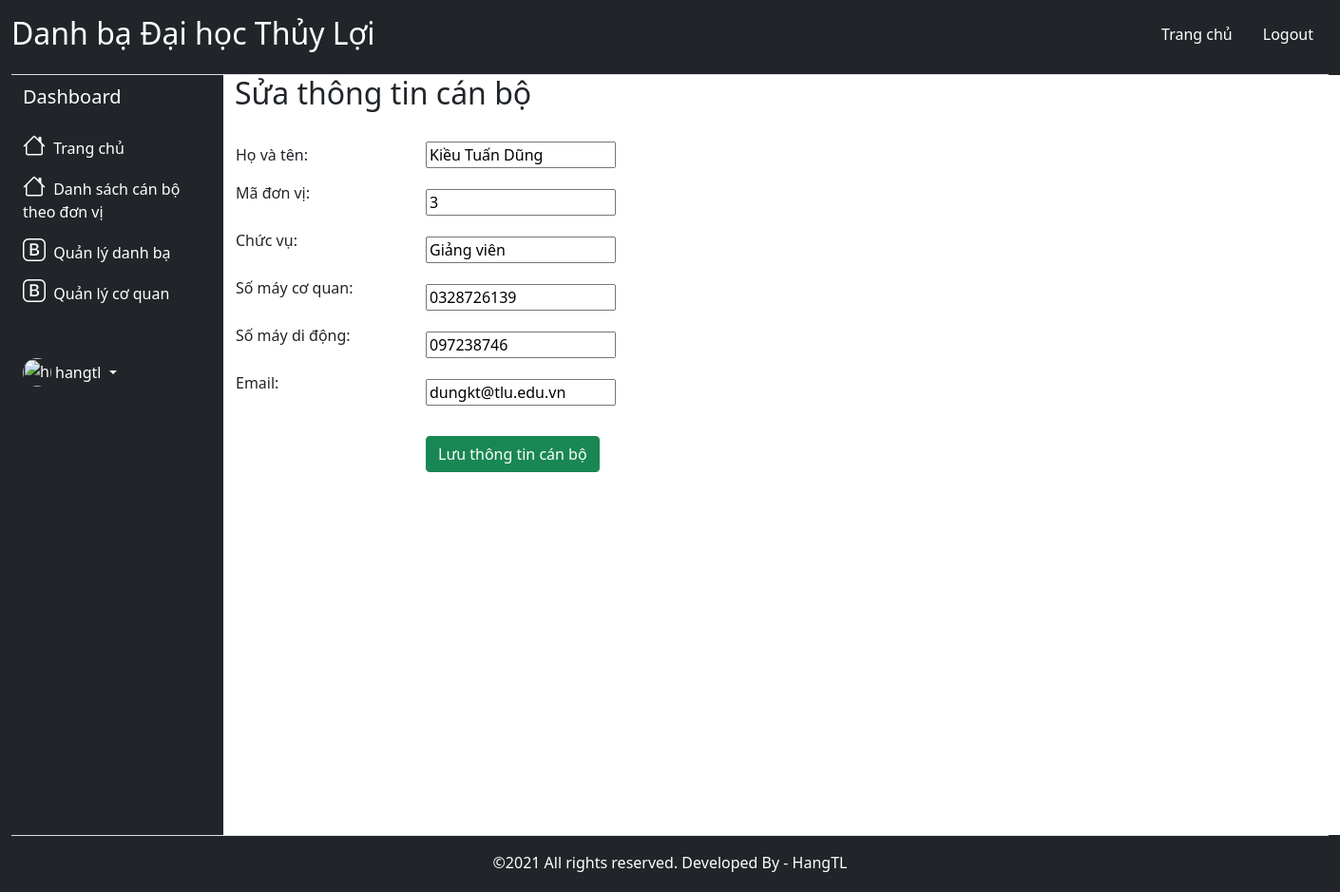
Before: /admin/editUser.php?myid=13 (signed in) with the older database file.
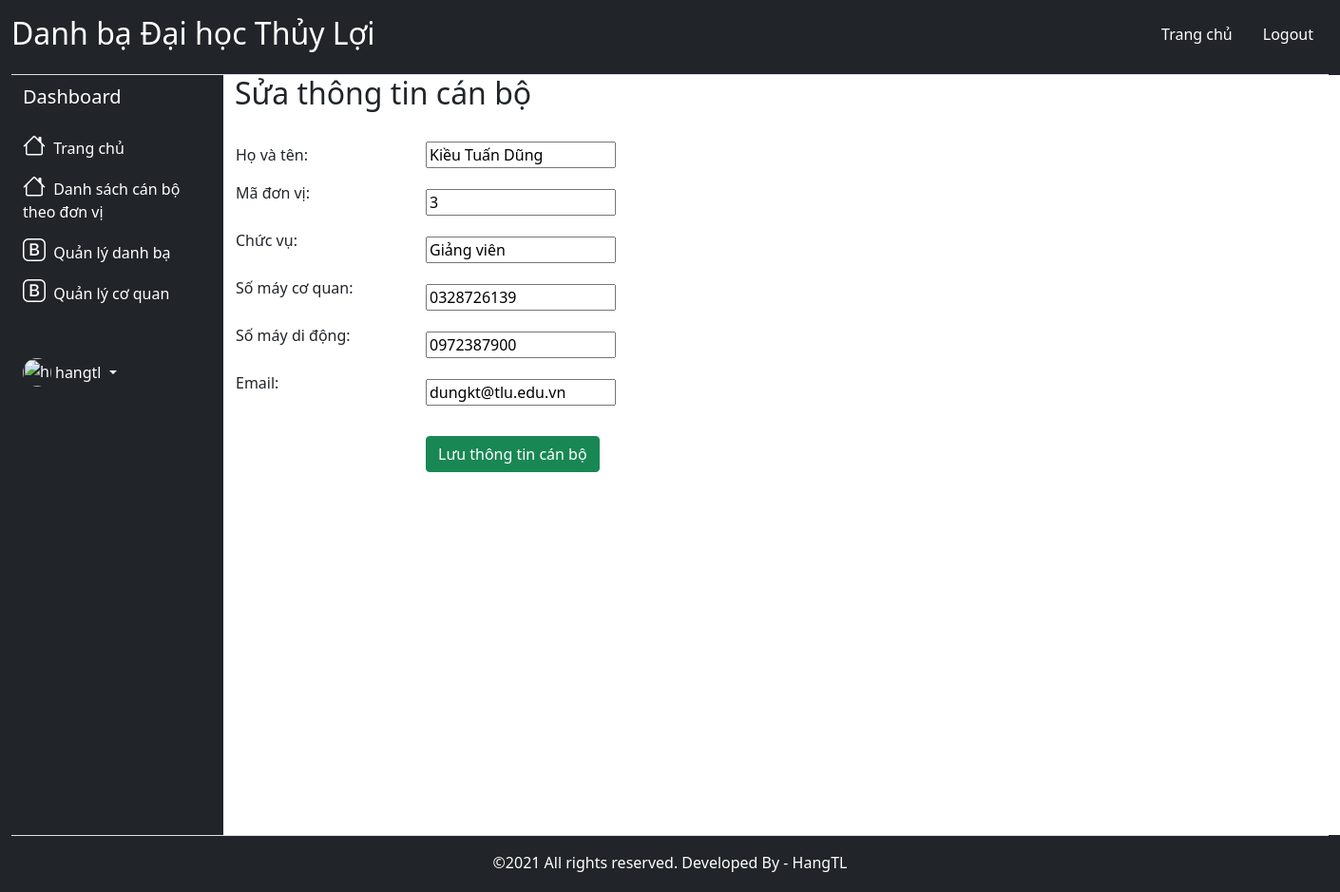
After: the same page with the newer database file.
### tables this page shows
CREATE TABLE `tbl_user` (
  `id_user` int(10) UNSIGNED NOT NULL,
  `hoten` varchar(255) NOT NULL,
  `image` varchar(255) DEFAULT NULL,
  `dtcoquan` varchar(15) NOT NULL,
  `email` varchar(255) NOT NULL,
  `dtdidong` varchar(15) NOT NULL,
  `chucvu` varchar(255) NOT NULL,
  `id_coquan` int(10) NOT NULL
);

### admin/editUser.php (the view, shortened to what this page needs)
<?php
    include('connection.php');
    include("templates/header.php");
?>
    <?php
        $id     = $_GET['myid'];
        $sql    = "SELECT * from tbl_user where id_user={$id}";
        $query  = mysqli_query($conn,$sql);
        $row    = mysqli_fetch_assoc($query);
    ?>
            <form method="POST" action="">
            <h2 style="margin-bottom: 30px;">Sửa thông tin cán bộ</h2>
                <table>
                    <tr>
                        <td>Họ và tên:</td>
                        <td>
                            <input style=" width: 200px;"type="text" name="txtHoten" value="<?php echo $row['hoten']; ?>">
                        </td>
                    </tr>
                    <tr>
                        <td>Mã đơn vị:</td>
                        <td>
                            <input style="margin-top: 20px; width: 200px;" type="text" name="txtIdDonvi" value="<?php echo $row['id_coquan']; ?>">
                        </td>
                    </tr>
                    <tr>
                        <td>Chức vụ:</td>
                        <td>
                            <input style="margin-top: 20px; width: 200px;" type="text" name="txtChucvu" value="<?php echo $row['chucvu']; ?>">
                        </td>
                    </tr>
                    <tr>
                        <td style="width: 200px;">Số máy cơ quan:</td>
                        <td >
                            <input style="margin-top: 20px; width: 200px;" type="text" name="txtDTCoquan" value="<?php echo $row['dtcoquan']; ?>">
                        </td>
                    </tr>
                    <tr>
                        <td>Số máy di động:</td>
                        <td>
                            <input style="margin-top: 20px; width: 200px;" type="text" name="txtDidong" value="<?php echo $row['dtdidong']; ?>">
                        </td>
                    </tr>
                    <tr>
                        <td>Email:</td>
                        <td>
                            <input style="margin-top: 20px; width: 200px;" type="email" name="txtEmail" value="<?php echo $row['email']; ?>">
                        </td>
                    </tr>
                    <tr>
                        <td></td>
                        <td>
                            <input style="margin-top: 30px;" type="submit" name="btnEditUser" value="Lưu thông tin cán bộ" class="btn btn-success">
                        </td>
                    </tr>
                </table>
            </form>
    </main>
</div>
<?php
    include("templates/footer.php");
?>

Changed rows visible on the page:
changed tbl_user "Kiều Tuấn Dũng": txtDidong "097238746" → "0972387900"
